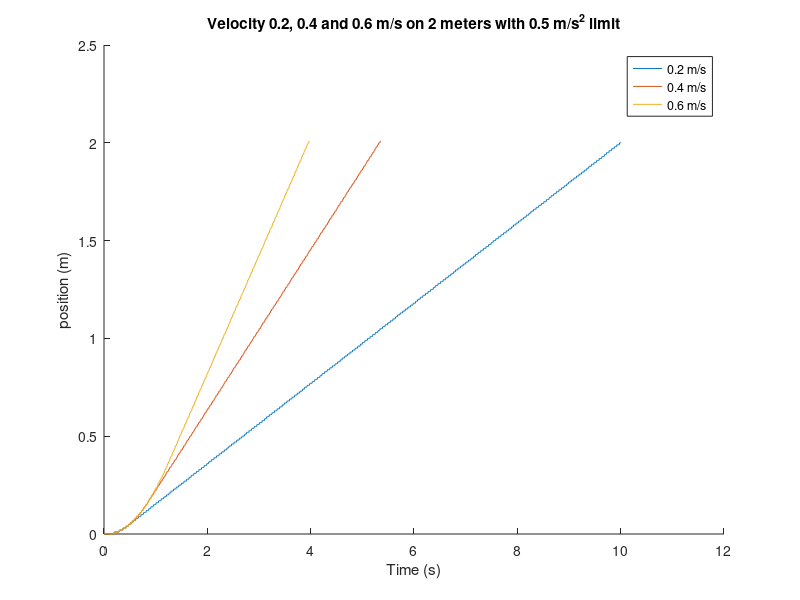
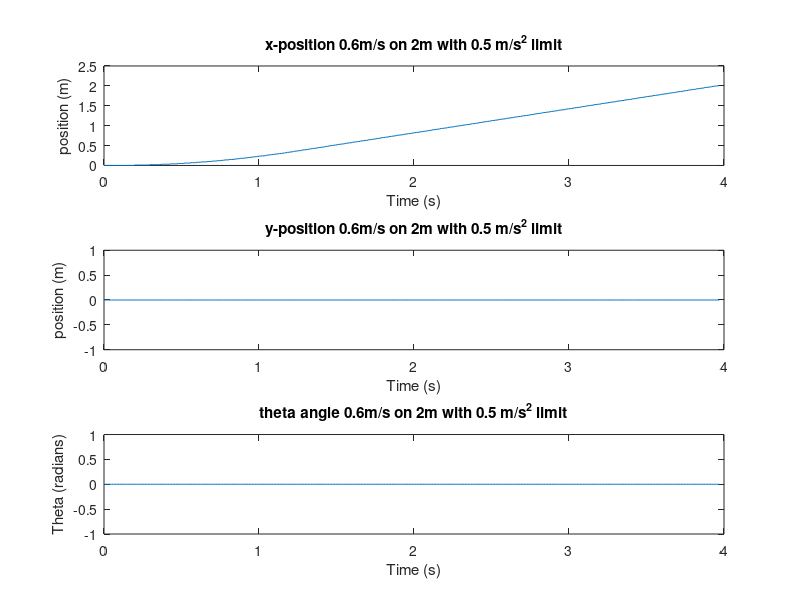
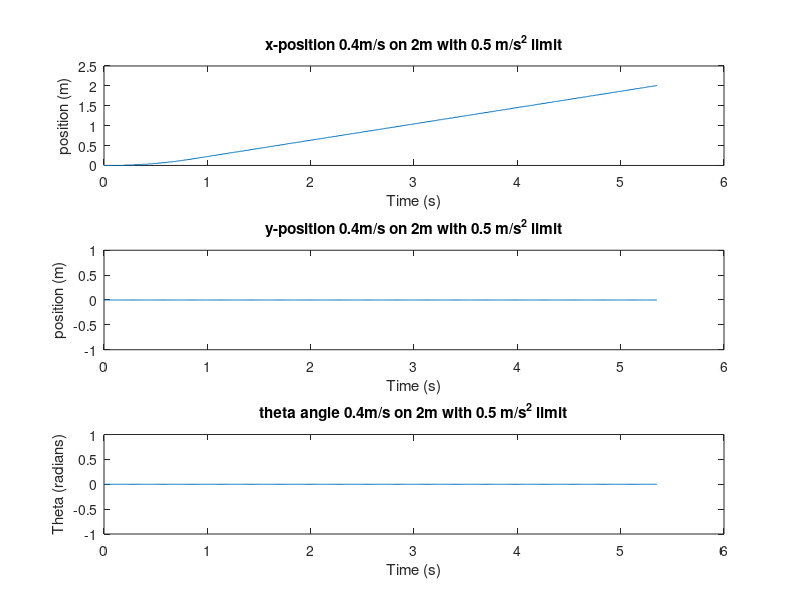

These charts were generated, in order, by the following MATLAB code:
%% 3.4 - Limited Acceleration (0.5 m/s^2) Odemetry Speed VS time. 0.6m/s on 2 meters. Plot x,y,theta

clc
clear
F = importdata('data_log_acc_02.dat');
t = linspace(0, length(F(:,1)), length(F(:,1)));
t = t./100;

figure(1)

subplot(3,1,1)
plot(t,F(:,2))
title('x-position 0.2m/s on 2m with 0.5 m/s^2 limit')
xlabel('Time (s)')
ylabel('position (m)')
%xlim([0 500]);
%ylim([-0.35 0.35]);

subplot(3,1,2)
plot(t,F(:,3))
title('y-position 0.2m/s on 2m with 0.5 m/s^2 limit')
xlabel('Time (s)')
ylabel('position (m)')
%xlim([0 500]);
%ylim([-0.35 0.35]);

subplot(3,1,3)
plot(t,F(:,4))
title('theta angle 0.2m/s on 2m with 0.5 m/s^2 limit')
xlabel('Time (s)')
ylabel('Theta (radians)')
%xlim([0 500]);
%ylim([-0.35 0.35]);

%% 3.3 - Odemetry Speed VS time. 0.4m/s on 2 meters. Plot x,y,theta
clc
clear
F = importdata('data_log_acc_04.dat');
t = linspace(0, length(F(:,1)), length(F(:,1)));
t = t./100;

figure(2)

subplot(3,1,1)
plot(t,F(:,2))
title('x-position 0.4m/s on 2m with 0.5 m/s^2 limit')
xlabel('Time (s)')
ylabel('position (m)')
%xlim([0 500]);
%ylim([-0.35 0.35]);

subplot(3,1,2)
plot(t,F(:,3))
title('y-position 0.4m/s on 2m with 0.5 m/s^2 limit')
xlabel('Time (s)')
ylabel('position (m)')
%xlim([0 500]);
%ylim([-0.35 0.35]);

subplot(3,1,3)
plot(t,F(:,4))
title('theta angle 0.4m/s on 2m with 0.5 m/s^2 limit')
xlabel('Time (s)')
ylabel('Theta (radians)')
%xlim([0 500]);
%ylim([-0.35 0.35]);

%%
clc
clear
F = importdata('data_log_acc_06.dat');
t = linspace(0, length(F(:,1)), length(F(:,1)));
t = t./100;

figure(1)

subplot(3,1,1)
plot(t,F(:,2))
title('x-position 0.6m/s on 2m with 0.5 m/s^2 limit')
xlabel('Time (s)')
ylabel('position (m)')
%xlim([0 500]);
%ylim([-0.35 0.35]);

subplot(3,1,2)
plot(t,F(:,3))
title('y-position 0.6m/s on 2m with 0.5 m/s^2 limit')
xlabel('Time (s)')
ylabel('position (m)')
%xlim([0 500]);
%ylim([-0.35 0.35]);

subplot(3,1,3)
plot(t,F(:,4))
title('theta angle 0.6m/s on 2m with 0.5 m/s^2 limit')
xlabel('Time (s)')
ylabel('Theta (radians)')
%xlim([0 500]);
%ylim([-0.35 0.35]);

%% Total plot of different speed settings.
clc
clear
close
A = importdata('data_log_acc_02.dat');
B = importdata('data_log_acc_04.dat');
C = importdata('data_log_acc_06.dat');

tA = linspace(0, length(A(:,1)), length(A(:,1)));
tA = tA./100;
tB = linspace(0, length(B(:,1)), length(B(:,1)));
tB = tB./100;
tC = linspace(0, length(C(:,1)), length(C(:,1)));
tC = tC./100;

figure(4)
hold all
plot(tA,A(:,2),'DisplayName','0.2 m/s')
plot(tB,B(:,2),'DisplayName','0.4 m/s')
plot(tC,C(:,2),'DisplayName','0.6 m/s')
title('Velocity 0.2, 0.4 and 0.6 m/s on 2 meters with 0.5 m/s^2 limit')
xlabel('Time (s)')
ylabel('position (m)')

legend('show')

print -painters -dpdf -r600 test.pdf
%legend('0.2 m/s','0.4 m/s', '0.6 m/s')
